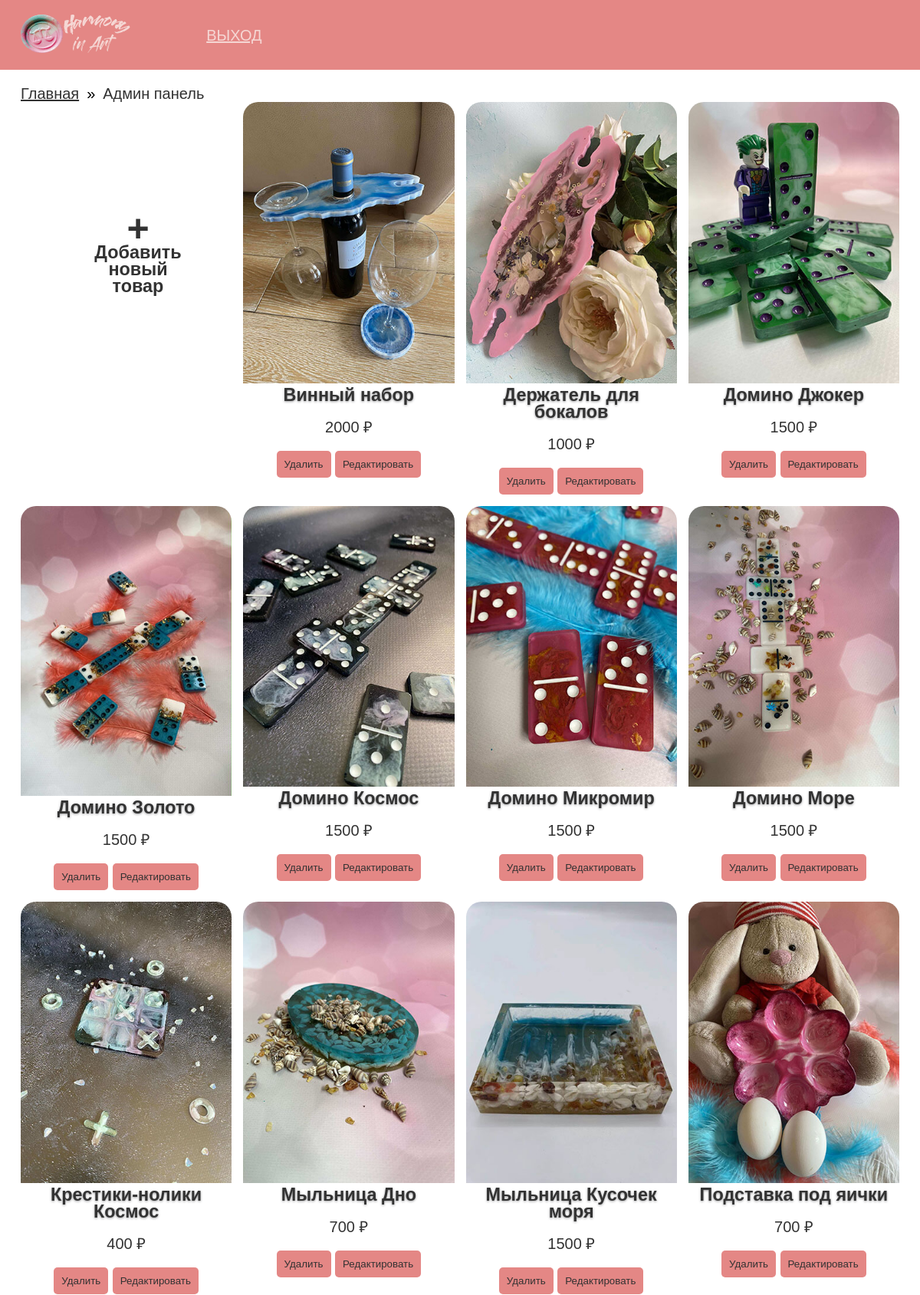
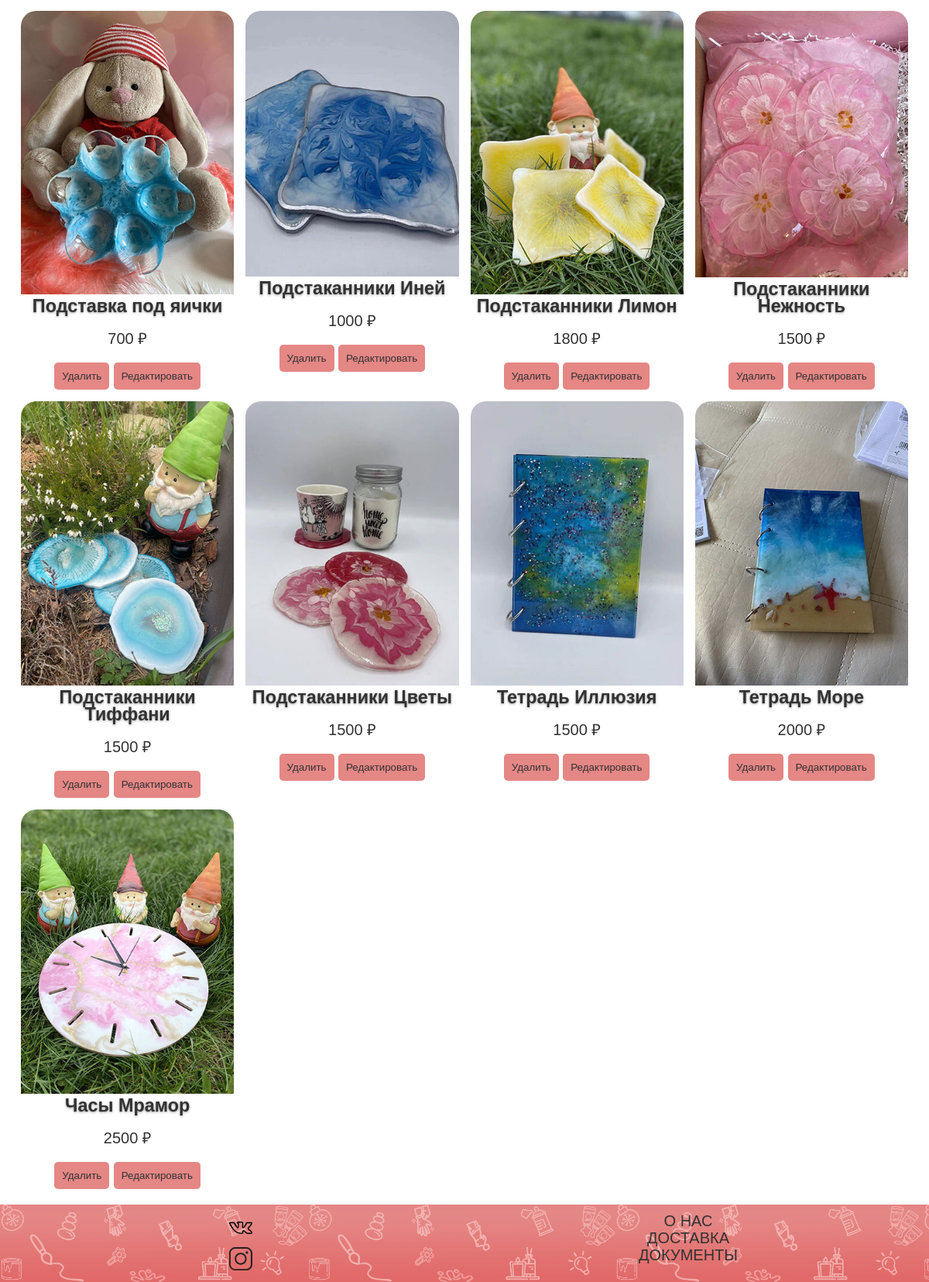
The app's page /admin.php with its own data (2 pictures, top to bottom).
### tables this page shows
CREATE TABLE `goods` (
  `id` int(11) NOT NULL,
  `title` varchar(255) NOT NULL,
  `description` text DEFAULT NULL,
  `title_photo` text NOT NULL,
  `photos` text DEFAULT NULL,
  `price` int(11) NOT NULL
);

### admin.php (called while the page is built, shortened)
<?php
require 'models/Goods.php';
$goodsList = Goods::getAllGoods();
require 'views/admin_view.php';

### models/Goods.php (called while the page is built, shortened)
<?php
class Goods {
    public static function getAllGoods() {
        $pdo = DBConnect::getConnection();
        $query = "SELECT id, title, title_photo, price
        FROM goods
        ORDER BY title;";
        return $pdo->query($query)->fetchAll();
    }
}

### views/admin_view.php (the view, shortened to what this page needs)
<!DOCTYPE html>
<html lang="ru">
  <head>
    <link rel="stylesheet" href="css/admin.css">
  </head>
  <body>
    <header class="page-header">
        <a href="#">
            <img class="page-header__logo-img" src="img/logo.png" width="146" height="87" alt="Harmony in Art">
        </a>
        <nav class="main-nav main-nav--closed main-nav--nojs">
            <ul class="main-nav__menu menu-list">
                <li><a href="exit.html" class="menu-list__link">Выход</a></li>
            </ul>
        </nav>
    </header>
    <main class="page-main">
        <div>
            <ul class="breadcrumbs">
                <li class="breadcrumbs__item"><a href="index.html">Главная</a></li>
                <li class="breadcrumbs__item"><a>Админ панель</a></li>
            </ul>
        </div>
        <section class="goods goods-container">
                <div class="goods__item goods-add">
                    <a class="goods__add-btn" href="#" height="100%">
                        <h3><span class="plus">+</span><br>Добавить<br>новый<br>товар</h3>
                    </a>
                </div>
                <?php foreach($goodsList as $good) :?>
                <div class="goods__item">
                    <div>
                        <img class="good__img" src="<?= $good['title_photo']; ?>" width="100%" alt="<?= $good['title']; ?>">
                    </div>
                    <div>
                        <h3 class="good__title"><?= $good['title']; ?></h3>
                        <p class="good__price"><?= $good['price'] ?> <span class="rub">&#8381;</span></p>
                        <form method='POST'>
                            <input class="btn" type='submit' name='action' value='Удалить'>
                            <input class="btn" type='submit' name='action' value='Редактировать'>
                        </form>
                    </div>
                </div>
                <?php endforeach;?>
        </section>
    </main>
    <footer class="page-footer">
        <ul class="footer-social">
            <li>
                <a class="footer-social__link footer-social__link--vk" target="_blunk" href="https://vk.com/harmonyinart">
                </a>
            </li>
            <li>
                <a class="footer-social__link footer-social__link--inst" target="_blunk" href="#">
                </a>
            </li>
        </ul>
        <nav class="footer-menu">
            <ul>
                <li><a class="footer-menu__link" href="#">О нас</a></li>
                <li><a class="footer-menu__link" href="#">Доставка</a></li>
                <li><a class="footer-menu__link" href="#">Документы</a></li>
            </ul>
        </nav>
    </footer>
  </body>
</html>

### css/admin.css (style rules this page uses)
body { margin: 0; padding: 0; font-family:'Gill Sans', 'Gill Sans MT', Calibri, 'Trebuchet MS', sans-serif; font-size: 20px; font-weight: 400; line-height: 22px; }
.btn { padding: 10px; background-color: #e48785; color: #323232; border-radius: 5px; border: none; cursor: pointer; }
.page-header { display: flex; flex-direction: column; max-width: 1440px; margin: 0 auto; text-align: center; background-color: #e48785; }
.page-header ul { margin: 0; padding: 0; list-style: none; text-transform: uppercase; }
@media (min-width: 768px) { .page-header { flex-direction: row; justify-content: space-between; padding: 0 27px; } }
.main-nav { position: relative; display: flex; flex-direction: column; }
@media (min-width: 768px) { .main-nav { flex-direction: row; justify-content: space-between; min-width: 80%; align-items: center; } }
.main-nav__menu, .main-nav__user-menu { display: flex; flex-direction: column; text-align: center; }
.menu-list__link { display: block; padding: 5px 13px; text-decoration: none; color: #f5d7d4; }
@media (min-width: 768px) { .main-nav__menu, .main-nav__user-menu { flex-direction: row; justify-content: space-between; flex-wrap: wrap; } }
@media (min-width: 768px) { .main-nav__menu { min-width: 60%; } }
@media (min-width: 768px) { .menu-list__link { border-radius: 32px; text-decoration: underline; } }
.breadcrumbs { display: flex; margin: 0; padding: 0; align-items: center; list-style: none; }
.breadcrumbs__item a { color: #323232; }
.breadcrumbs__item::after { content: "»"; margin: 0 10px; }
.breadcrumbs__item:last-child:after { display: none; }
.page-main { padding: 5px 5px; }
@media (min-width: 768px) { .page-main { padding: 20px 27px; } }
.goods-container { display: grid; grid-template-columns: repeat(2, 1fr); grid-gap: 7px; }
.goods__item { position: relative; margin: 0; padding: 0; border-radius: 20px; text-align: center; }
.goods__item img, .goods__item h3, .goods__item p, .goods__item input, .goods__item a { position: relative; z-index: 9; }
.good__img { max-width: 230px; max-height: 315px; border-top-right-radius: 20px; border-top-left-radius: 20px; }
.good__title { margin: 0; padding: 0; text-shadow: 0 1px 3px rgba(49, 50, 53, 0.5); }
.good__price { margin: 0; padding: 20px 0; }
.goods__item::after { content: ''; position: absolute; top: -10px; left: -5px; width: 105%; height: 105%; border-radius: 20px; z-index: 4; }
@media (min-width: 768px) { .goods-container { grid-template-columns: repeat(4, 1fr); grid-gap: 15px; } }
@media (min-width: 768px) { .good__img { max-width: 340px; max-height: 450px; } }
@media (min-width: 768px) { .goods__item::after { top: -12px; left: -7px; z-index: 7; } }
.page-footer { display: grid; grid-template-columns: repeat(2, 1fr); grid-gap: 10px; max-width: 1440px; margin: 0 auto; text-align: center; background-color: #e48785; background-image: url('../img/header.png'); background-size: auto 100%; }
.page-footer ul { margin: 0; padding: 0; list-style: none; text-transform: uppercase; }
.page-footer a { padding: 5px 0; }
.footer-social__link { display: block; margin: 0 auto; }
.footer-social__link--vk { width: 30px; height: 30px; border-radius: 5px; background-image: url("../img/icon-vk.svg"); background-repeat: no-repeat; background-position: center; }
.footer-social__link--inst { width: 30px; height: 30px; border-radius: 5px; background-image: url("../img/icon-insta.svg"); background-repeat: no-repeat; background-position: center; }
.footer-menu__link { color: #323232; text-decoration: none; }
@media (min-width: 768px) { .page-footer { padding: 10px 27px; } }
.goods__add-btn { display: block; position: relative; padding: 0; width: auto; height: 100%; text-decoration: none; color: #323232; cursor: pointer; }
.goods__add-btn h3 { position: absolute; top: 30%; left: 35%; margin: 0; padding: 0; }
.plus { font-size: 50px; }
.goods-container a, .goods-container p, .goods-container h3 { color: #323232; text-decoration: none; }

### records on screen
goods: title_photo (picture), title "Винный набор", price "2000"
goods: title_photo (picture), title "Держатель для бокалов", price "1000"
goods: title_photo+title (picture), title "Домино Джокер", price "1500"
goods: title_photo (picture), title "Домино Золото", price "1500"
goods: title_photo+title (picture), title "Домино Космос", price "1500"
goods: title_photo (picture), title "Домино Микромир", price "1500"
goods: title_photo (picture), title "Домино Море", price "1500"
goods: title_photo (picture), title "Крестики-нолики Космос", price "400"
goods: title_photo (picture), title "Мыльница Дно", price "700"
goods: title_photo (picture), title "Мыльница Кусочек моря", price "1500"
goods: title_photo (picture), title "Подставка под яички", price "700"
goods: title_photo (picture), title "Подставка под яички", price "700"
goods: title_photo+title (picture), title "Подстаканники Иней", price "1000"
goods: title_photo+title (picture), title "Подстаканники Лимон", price "1800"
goods: title_photo+title (picture), title "Подстаканники Нежность", price "1500"
goods: title_photo (picture), title "Подстаканники Тиффани", price "1500"
goods: title_photo (picture), title "Подстаканники Цветы", price "1500"
goods: title_photo+title (picture), title "Тетрадь Иллюзия", price "1500"
goods: title_photo (picture), title "Тетрадь Море", price "2000"
goods: title_photo+title (picture), title "Часы Мрамор", price "2500"
